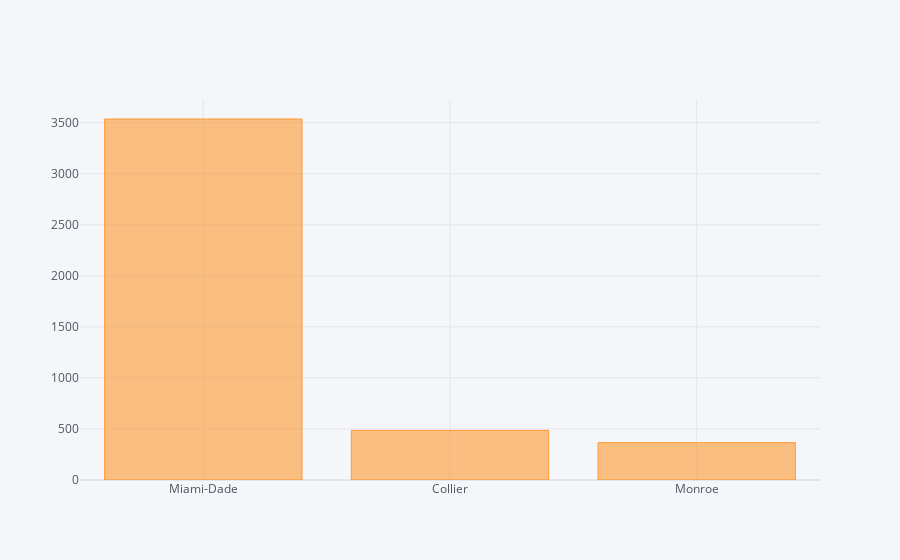

Notebook code cell kept with this figure:
### Markdown cell above
## Which three counties are most affected?

### Code cell
df_gov['County'] = df_gov['Location'].apply(lambda x: x.split(',')[0])
ax = df_gov['County'].value_counts(ascending = False)[:3].iplot(
    kind = 'bar',
    color = 'orange',
    width = 0.5
)

### Figure 1 — Plotly figure (JSON) as saved in the notebook; plotly's stock layout.template omitted (floating-point values rounded to 4 significant figures)
{"data": [{"marker": {"color": "rgba(255, 153, 51, 0.6)", "line": {"color": "rgba(255, 153, 51, 1.0)", "width": 1}}, "name": "County", "orientation": "v", "text": "", "type": "bar", "x": ["Miami-Dade", "Collier", "Monroe"], "y": [3536, 486, 366]}], "layout": {"legend": {"bgcolor": "#F5F6F9", "font": {"color": "#4D5663"}}, "paper_bgcolor": "#F5F6F9", "plot_bgcolor": "#F5F6F9", "title": {"font": {"color": "#4D5663"}}, "xaxis": {"gridcolor": "#E1E5ED", "showgrid": true, "tickfont": {"color": "#4D5663"}, "title": {"font": {"color": "#4D5663"}, "text": ""}, "zerolinecolor": "#E1E5ED"}, "yaxis": {"gridcolor": "#E1E5ED", "showgrid": true, "tickfont": {"color": "#4D5663"}, "title": {"font": {"color": "#4D5663"}, "text": ""}, "zerolinecolor": "#E1E5ED"}}}
